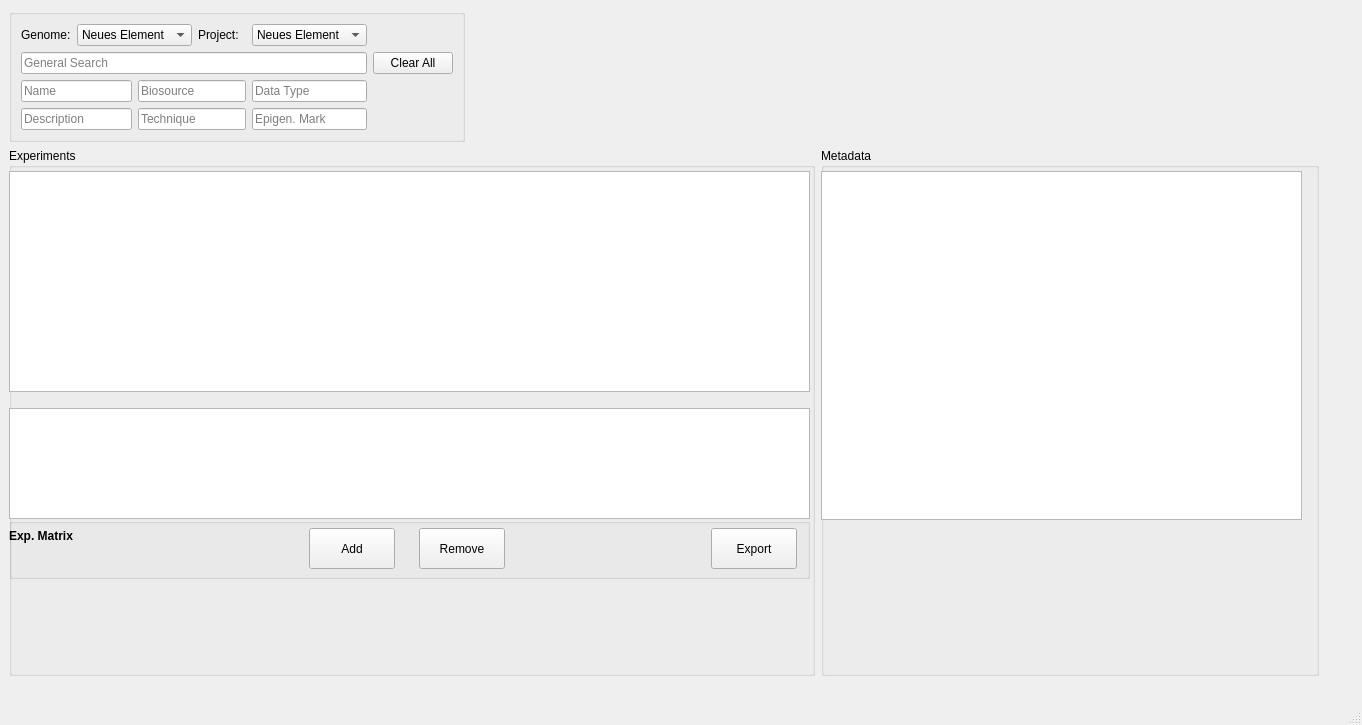
<?xml version="1.0" encoding="UTF-8"?>
<ui version="4.0">
 <class>MainWindow</class>
 <widget class="QMainWindow" name="MainWindow">
  <property name="geometry">
   <rect>
    <x>0</x>
    <y>0</y>
    <width>1362</width>
    <height>725</height>
   </rect>
  </property>
  <property name="sizePolicy">
   <sizepolicy hsizetype="Preferred" vsizetype="Preferred">
    <horstretch>0</horstretch>
    <verstretch>0</verstretch>
   </sizepolicy>
  </property>
  <property name="windowTitle">
   <string>MainWindow</string>
  </property>
  <widget class="QWidget" name="Form">
   <layout class="QGridLayout" name="gridLayout_2">
    <item row="0" column="0">
     <widget class="QGroupBox" name="groupBox_3">
      <property name="sizePolicy">
       <sizepolicy hsizetype="Fixed" vsizetype="Fixed">
        <horstretch>0</horstretch>
        <verstretch>0</verstretch>
       </sizepolicy>
      </property>
      <property name="title">
       <string/>
      </property>
      <layout class="QGridLayout" name="gridLayout">
       <item row="0" column="0">
        <widget class="QLabel" name="label">
         <property name="text">
          <string>Genome:</string>
         </property>
        </widget>
       </item>
       <item row="0" column="1" colspan="2">
        <widget class="QComboBox" name="comboBoxGenome">
         <item>
          <property name="text">
           <string>Neues Element</string>
          </property>
         </item>
         <item>
          <property name="text">
           <string>bbbbbb</string>
          </property>
         </item>
         <item>
          <property name="text">
           <string>jjutr</string>
          </property>
         </item>
         <item>
          <property name="text">
           <string>sagege</string>
          </property>
         </item>
        </widget>
       </item>
       <item row="0" column="3">
        <widget class="QLabel" name="label_2">
         <property name="text">
          <string>Project:</string>
         </property>
        </widget>
       </item>
       <item row="0" column="4">
        <widget class="QComboBox" name="comboBoxProject">
         <item>
          <property name="text">
           <string>Neues Element</string>
          </property>
         </item>
         <item>
          <property name="text">
           <string>bbbbbb</string>
          </property>
         </item>
         <item>
          <property name="text">
           <string>jjutr</string>
          </property>
         </item>
         <item>
          <property name="text">
           <string>sagege</string>
          </property>
         </item>
        </widget>
       </item>
       <item row="1" column="0" colspan="5">
        <widget class="QLineEdit" name="lineEditGeneralSearch">
         <property name="placeholderText">
          <string>General Search</string>
         </property>
        </widget>
       </item>
       <item row="1" column="5">
        <widget class="QPushButton" name="pushButtonClear">
         <property name="text">
          <string>Clear All</string>
         </property>
        </widget>
       </item>
       <item row="2" column="0" colspan="2">
        <widget class="QLineEdit" name="lineEditName">
         <property name="placeholderText">
          <string>Name</string>
         </property>
        </widget>
       </item>
       <item row="2" column="2" colspan="2">
        <widget class="QLineEdit" name="lineEditBiosource">
         <property name="placeholderText">
          <string>Biosource</string>
         </property>
        </widget>
       </item>
       <item row="2" column="4">
        <widget class="QLineEdit" name="lineEditDataType">
         <property name="placeholderText">
          <string>Data Type</string>
         </property>
        </widget>
       </item>
       <item row="3" column="0" colspan="2">
        <widget class="QLineEdit" name="lineEditDescription">
         <property name="placeholderText">
          <string>Description</string>
         </property>
        </widget>
       </item>
       <item row="3" column="2" colspan="2">
        <widget class="QLineEdit" name="lineEditTechnique">
         <property name="placeholderText">
          <string>Technique</string>
         </property>
        </widget>
       </item>
       <item row="3" column="4">
        <widget class="QLineEdit" name="lineEditEpigenetic">
         <property name="placeholderText">
          <string>Epigen. Mark</string>
         </property>
        </widget>
       </item>
      </layout>
      <zorder>label</zorder>
      <zorder>lineEditBiosource</zorder>
      <zorder>label_2</zorder>
      <zorder>comboBoxGenome</zorder>
      <zorder>pushButtonClear</zorder>
      <zorder>lineEditDataType</zorder>
      <zorder>lineEditGeneralSearch</zorder>
      <zorder>lineEditName</zorder>
      <zorder>comboBoxProject</zorder>
      <zorder>lineEditDescription</zorder>
      <zorder>lineEditTechnique</zorder>
      <zorder>lineEditEpigenetic</zorder>
      <zorder>groupBox</zorder>
     </widget>
    </item>
    <item row="1" column="0" colspan="2">
     <widget class="QGroupBox" name="groupBox">
      <property name="sizePolicy">
       <sizepolicy hsizetype="Preferred" vsizetype="Preferred">
        <horstretch>0</horstretch>
        <verstretch>0</verstretch>
       </sizepolicy>
      </property>
      <property name="autoFillBackground">
       <bool>false</bool>
      </property>
      <property name="title">
       <string>Experiments</string>
      </property>
      <widget class="QTableView" name="dataTable">
       <property name="geometry">
        <rect>
         <x>0</x>
         <y>23</y>
         <width>801</width>
         <height>221</height>
        </rect>
       </property>
       <property name="sizePolicy">
        <sizepolicy hsizetype="Preferred" vsizetype="Preferred">
         <horstretch>0</horstretch>
         <verstretch>0</verstretch>
        </sizepolicy>
       </property>
       <property name="selectionBehavior">
        <enum>QAbstractItemView::SelectRows</enum>
       </property>
       <property name="horizontalScrollMode">
        <enum>QAbstractItemView::ScrollPerPixel</enum>
       </property>
       <property name="sortingEnabled">
        <bool>true</bool>
       </property>
       <attribute name="verticalHeaderVisible">
        <bool>true</bool>
       </attribute>
       <attribute name="verticalHeaderHighlightSections">
        <bool>false</bool>
       </attribute>
      </widget>
      <widget class="QTableView" name="dataTableSelected">
       <property name="geometry">
        <rect>
         <x>0</x>
         <y>260</y>
         <width>801</width>
         <height>111</height>
        </rect>
       </property>
       <property name="selectionBehavior">
        <enum>QAbstractItemView::SelectRows</enum>
       </property>
       <property name="horizontalScrollMode">
        <enum>QAbstractItemView::ScrollPerPixel</enum>
       </property>
       <property name="sortingEnabled">
        <bool>true</bool>
       </property>
       <attribute name="verticalHeaderVisible">
        <bool>true</bool>
       </attribute>
       <attribute name="verticalHeaderHighlightSections">
        <bool>false</bool>
       </attribute>
      </widget>
      <widget class="QGroupBox" name="groupBox_2">
       <property name="geometry">
        <rect>
         <x>0</x>
         <y>370</y>
         <width>801</width>
         <height>61</height>
        </rect>
       </property>
       <property name="sizePolicy">
        <sizepolicy hsizetype="Maximum" vsizetype="Maximum">
         <horstretch>0</horstretch>
         <verstretch>0</verstretch>
        </sizepolicy>
       </property>
       <property name="title">
        <string/>
       </property>
       <widget class="QPushButton" name="pushButtonExport">
        <property name="geometry">
         <rect>
          <x>702</x>
          <y>10</y>
          <width>86</width>
          <height>41</height>
         </rect>
        </property>
        <property name="text">
         <string>Export</string>
        </property>
       </widget>
       <widget class="QPushButton" name="pushButtonRemove">
        <property name="geometry">
         <rect>
          <x>410</x>
          <y>10</y>
          <width>86</width>
          <height>41</height>
         </rect>
        </property>
        <property name="text">
         <string>Remove</string>
        </property>
       </widget>
       <widget class="QPushButton" name="pushButtonAdd">
        <property name="geometry">
         <rect>
          <x>300</x>
          <y>10</y>
          <width>86</width>
          <height>41</height>
         </rect>
        </property>
        <property name="text">
         <string>Add</string>
        </property>
       </widget>
       <widget class="QLabel" name="label_3">
        <property name="geometry">
         <rect>
          <x>0</x>
          <y>10</y>
          <width>91</width>
          <height>15</height>
         </rect>
        </property>
        <property name="font">
         <font>
          <weight>75</weight>
          <bold>true</bold>
         </font>
        </property>
        <property name="text">
         <string>Exp. Matrix</string>
        </property>
       </widget>
      </widget>
      <zorder>dataTable</zorder>
      <zorder>dataTable</zorder>
      <zorder>dataTableSelected</zorder>
      <zorder>groupBox_2</zorder>
      <zorder>horizontalSpacer_3</zorder>
     </widget>
    </item>
    <item row="1" column="3">
     <spacer name="horizontalSpacer_2">
      <property name="orientation">
       <enum>Qt::Horizontal</enum>
      </property>
      <property name="sizeType">
       <enum>QSizePolicy::Fixed</enum>
      </property>
      <property name="sizeHint" stdset="0">
       <size>
        <width>28</width>
        <height>20</height>
       </size>
      </property>
     </spacer>
    </item>
    <item row="0" column="1" colspan="3">
     <spacer name="horizontalSpacer">
      <property name="orientation">
       <enum>Qt::Horizontal</enum>
      </property>
      <property name="sizeHint" stdset="0">
       <size>
        <width>768</width>
        <height>20</height>
       </size>
      </property>
     </spacer>
    </item>
    <item row="1" column="2">
     <widget class="QGroupBox" name="groupBox_4">
      <property name="sizePolicy">
       <sizepolicy hsizetype="MinimumExpanding" vsizetype="Preferred">
        <horstretch>0</horstretch>
        <verstretch>0</verstretch>
       </sizepolicy>
      </property>
      <property name="maximumSize">
       <size>
        <width>498</width>
        <height>16777215</height>
       </size>
      </property>
      <property name="title">
       <string>Metadata</string>
      </property>
      <widget class="QTableView" name="tableViewMeta">
       <property name="geometry">
        <rect>
         <x>0</x>
         <y>23</y>
         <width>481</width>
         <height>349</height>
        </rect>
       </property>
       <property name="sizePolicy">
        <sizepolicy hsizetype="Expanding" vsizetype="Expanding">
         <horstretch>0</horstretch>
         <verstretch>0</verstretch>
        </sizepolicy>
       </property>
       <property name="autoScroll">
        <bool>true</bool>
       </property>
       <property name="selectionMode">
        <enum>QAbstractItemView::NoSelection</enum>
       </property>
       <property name="selectionBehavior">
        <enum>QAbstractItemView::SelectRows</enum>
       </property>
       <property name="horizontalScrollMode">
        <enum>QAbstractItemView::ScrollPerPixel</enum>
       </property>
       <property name="showGrid">
        <bool>false</bool>
       </property>
       <property name="sortingEnabled">
        <bool>false</bool>
       </property>
       <attribute name="horizontalHeaderStretchLastSection">
        <bool>true</bool>
       </attribute>
       <attribute name="verticalHeaderVisible">
        <bool>false</bool>
       </attribute>
       <attribute name="verticalHeaderHighlightSections">
        <bool>false</bool>
       </attribute>
      </widget>
     </widget>
    </item>
    <item row="2" column="0">
     <spacer name="verticalSpacer_2">
      <property name="orientation">
       <enum>Qt::Vertical</enum>
      </property>
      <property name="sizeType">
       <enum>QSizePolicy::Fixed</enum>
      </property>
      <property name="sizeHint" stdset="0">
       <size>
        <width>20</width>
        <height>18</height>
       </size>
      </property>
     </spacer>
    </item>
   </layout>
  </widget>
  <widget class="QMenuBar" name="menubar">
   <property name="enabled">
    <bool>false</bool>
   </property>
   <property name="geometry">
    <rect>
     <x>0</x>
     <y>0</y>
     <width>1362</width>
     <height>25</height>
    </rect>
   </property>
  </widget>
  <widget class="QStatusBar" name="statusbar">
   <property name="enabled">
    <bool>true</bool>
   </property>
   <property name="sizeGripEnabled">
    <bool>true</bool>
   </property>
  </widget>
 </widget>
 <resources/>
 <connections/>
</ui>
